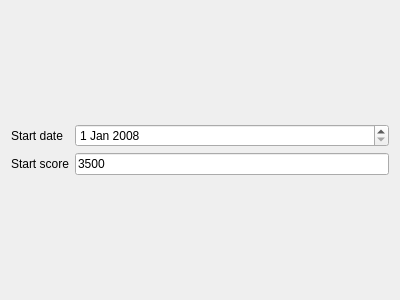
<?xml version="1.0" encoding="UTF-8"?>
<ui version="4.0">
 <class>inputWindow</class>
 <widget class="QDialog" name="inputWindow">
  <property name="geometry">
   <rect>
    <x>0</x>
    <y>0</y>
    <width>400</width>
    <height>300</height>
   </rect>
  </property>
  <property name="windowTitle">
   <string>Dialog</string>
  </property>
  <layout class="QGridLayout" name="gridLayout_2">
   <item row="0" column="0">
    <layout class="QGridLayout" name="gridLayout">
     <item row="1" column="0">
      <widget class="QLabel" name="startDateLabel">
       <property name="text">
        <string>Start date</string>
       </property>
      </widget>
     </item>
     <item row="1" column="1">
      <widget class="QDateEdit" name="startDateEdit">
       <property name="maximumDate">
        <date>
         <year>2009</year>
         <month>12</month>
         <day>1</day>
        </date>
       </property>
       <property name="minimumDate">
        <date>
         <year>2007</year>
         <month>1</month>
         <day>1</day>
        </date>
       </property>
       <property name="date">
        <date>
         <year>2008</year>
         <month>1</month>
         <day>1</day>
        </date>
       </property>
      </widget>
     </item>
     <item row="2" column="1">
      <widget class="QLineEdit" name="startScoreLineEdit">
       <property name="text">
        <string>3500</string>
       </property>
      </widget>
     </item>
     <item row="2" column="0">
      <widget class="QLabel" name="startScoreLabel">
       <property name="text">
        <string>Start score</string>
       </property>
      </widget>
     </item>
    </layout>
   </item>
  </layout>
 </widget>
 <resources/>
 <connections/>
</ui>
